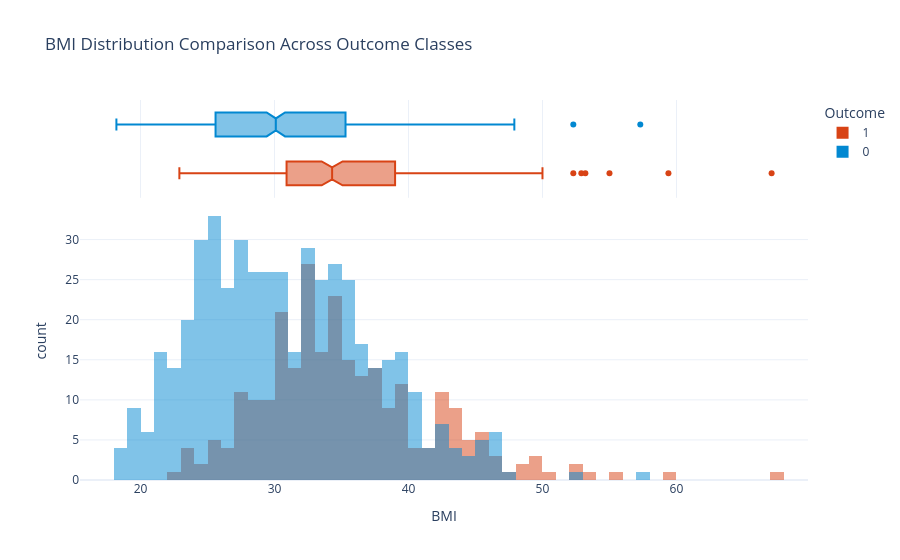

This figure's notebook cell:
### Markdown cell above
### 3. Histogram: BMI Distribution Comparison

### Code cell
valid_bmi = df[df['BMI'] > 0].copy()
valid_bmi['Outcome'] = valid_bmi['Outcome'].astype(str)

fig = px.histogram(
    valid_bmi, x='BMI', color='Outcome',
    marginal='box', barmode='overlay',
    title='BMI Distribution Comparison Across Outcome Classes',
    color_discrete_map={'0': '#0288D1', '1': '#D84315'}
)
fig.show()

### Figure 1 — Plotly figure (JSON) as saved in the notebook; plotly's stock layout.template omitted (floating-point values rounded to 4 significant figures; data arrays with more than 128 entries replaced by an {"elided": "..."} marker saying what was removed)
{"data": [{"bingroup": "x", "hovertemplate": "Outcome=1<br>BMI=%{x}<br>count=%{y}<extra></extra>", "legendgroup": "1", "marker": {"color": "#D84315", "opacity": 0.5, "pattern": {"shape": ""}}, "name": "1", "orientation": "v", "showlegend": true, "type": "histogram", "x": {"elided": "266 float values"}, "xaxis": "x", "yaxis": "y"}, {"hovertemplate": "Outcome=1<br>BMI=%{x}<extra></extra>", "legendgroup": "1", "marker": {"color": "#D84315"}, "name": "1", "notched": true, "showlegend": false, "type": "box", "x": {"elided": "266 float values"}, "xaxis": "x2", "yaxis": "y2"}, {"bingroup": "x", "hovertemplate": "Outcome=0<br>BMI=%{x}<br>count=%{y}<extra></extra>", "legendgroup": "0", "marker": {"color": "#0288D1", "opacity": 0.5, "pattern": {"shape": ""}}, "name": "0", "orientation": "v", "showlegend": true, "type": "histogram", "x": {"elided": "491 float values"}, "xaxis": "x", "yaxis": "y"}, {"hovertemplate": "Outcome=0<br>BMI=%{x}<extra></extra>", "legendgroup": "0", "marker": {"color": "#0288D1"}, "name": "0", "notched": true, "showlegend": false, "type": "box", "x": {"elided": "491 float values"}, "xaxis": "x2", "yaxis": "y2"}], "layout": {"barmode": "overlay", "legend": {"title": {"text": "Outcome"}, "tracegroupgap": 0}, "title": {"text": "BMI Distribution Comparison Across Outcome Classes"}, "xaxis": {"anchor": "y", "domain": [0.0, 1.0], "title": {"text": "BMI"}}, "xaxis2": {"anchor": "y2", "domain": [0.0, 1.0], "matches": "x", "showgrid": true, "showticklabels": false}, "yaxis": {"anchor": "x", "domain": [0.0, 0.7326], "title": {"text": "count"}}, "yaxis2": {"anchor": "x2", "domain": [0.7426, 1.0], "matches": "y2", "showgrid": false, "showline": false, "showticklabels": false, "ticks": ""}}}
